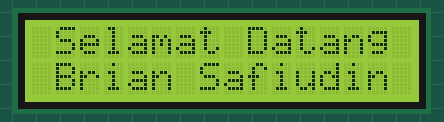
A sketch run on a simulated ESP32. Parts: 16×2 character LCD.

Above: at 0.1 s.
At 0.6 s:
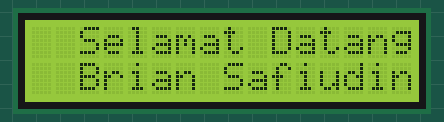
At 1.6 s:
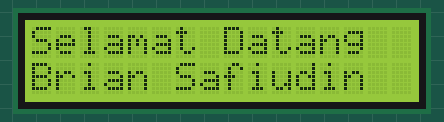

Measured:
- by itself, everything shown: repeats every 2.0 s, in 4 steps
- what the display in image 1 shows lasts 0.5 s, from 0.6 s to 1.1 s

The sketch:

4_Scroll_Text_LCD_I2C.ino
```cpp
#include <LiquidCrystal_I2C.h>

int kolom = 16;
int baris = 2;

LiquidCrystal_I2C lcd(0x27, kolom, baris);

void setup()
{
  lcd.init();
  lcd.backlight();
}

void loop()
{
  lcd.setCursor(0,0);
  lcd.print("Selamat Datang");
  lcd.setCursor(0,1);
  lcd.print("Brian Safiudin");

  for (int kekanan = 0 ; kekanan < 2; kekanan++) {
    lcd.scrollDisplayRight();
    delay(500);
  }
  for (int kekiri = 0 ; kekiri < 2; kekiri++) {
    lcd.scrollDisplayLeft();
    delay(500);
  }
}
```
